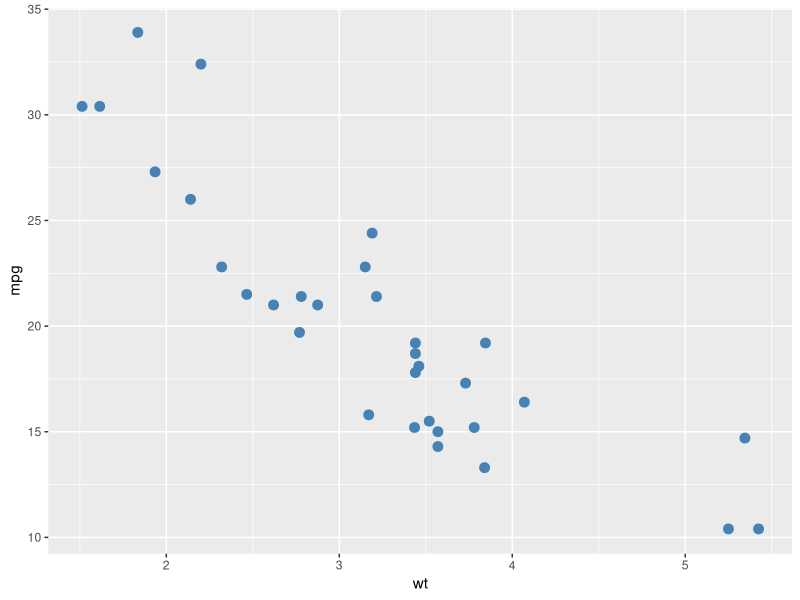
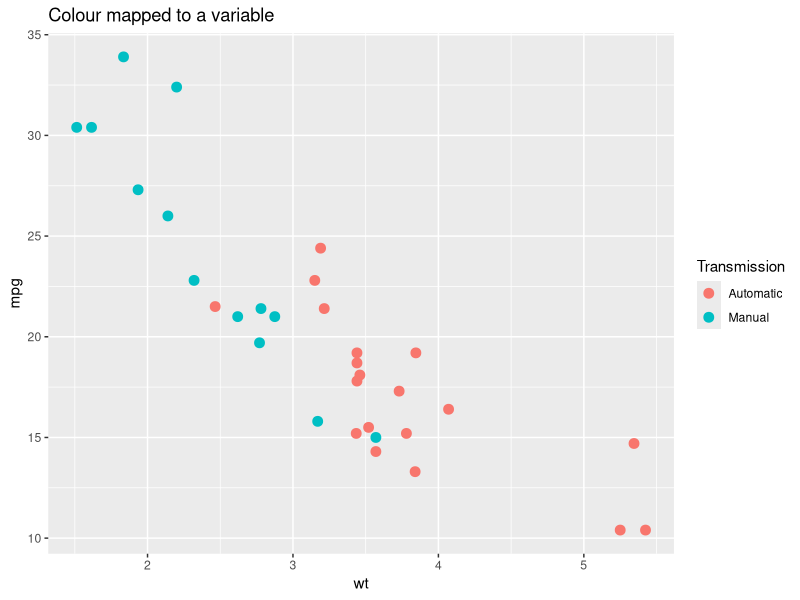
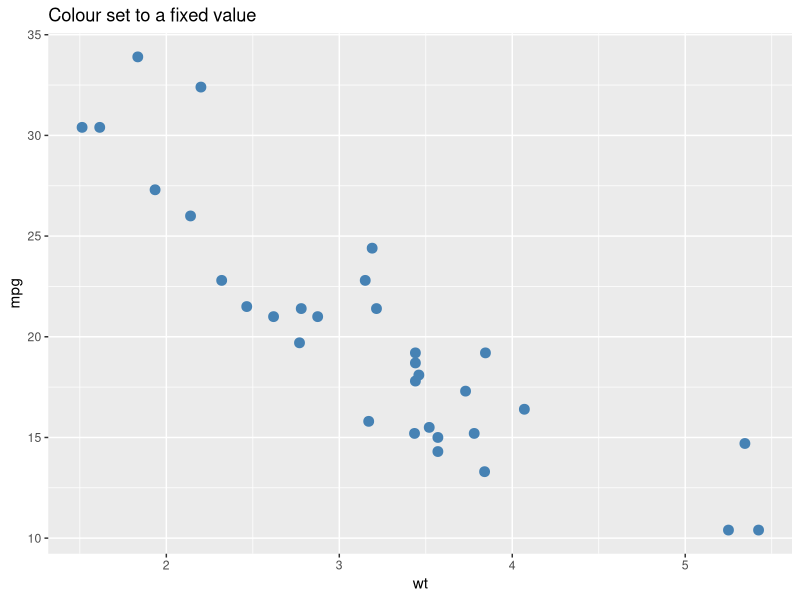
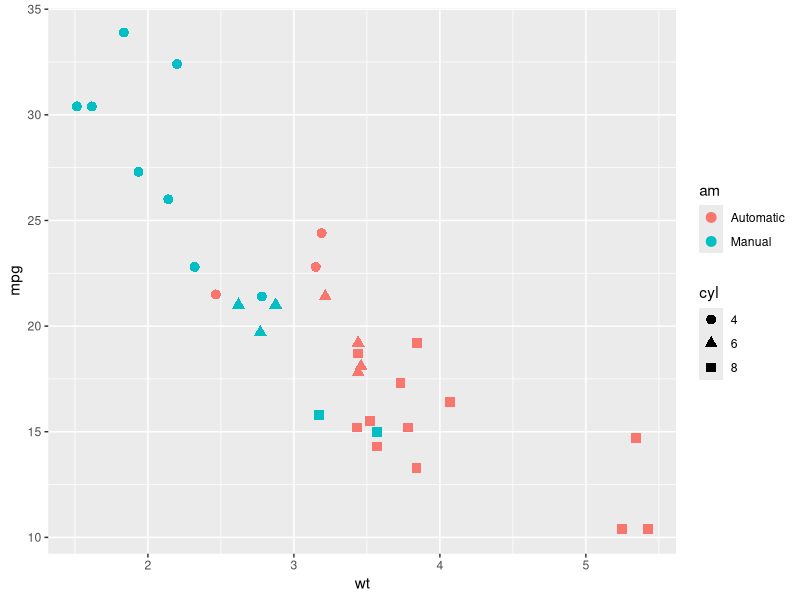
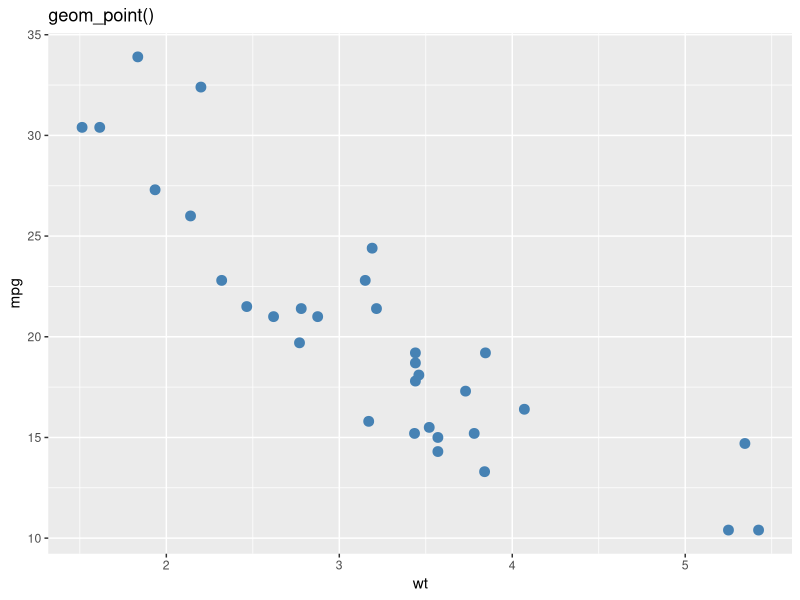
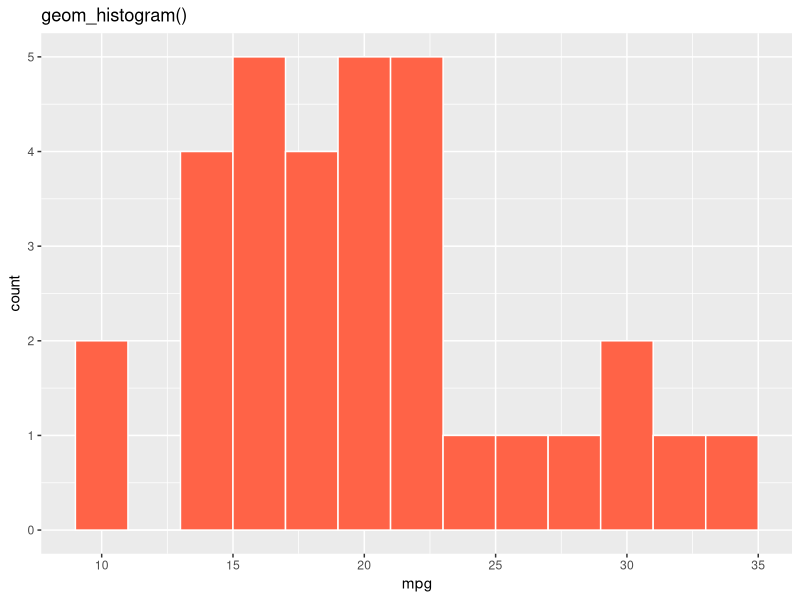
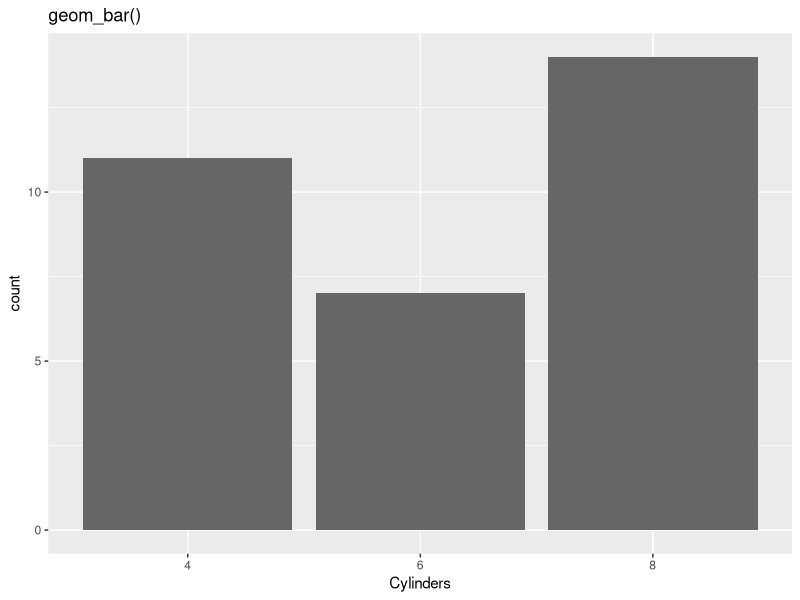
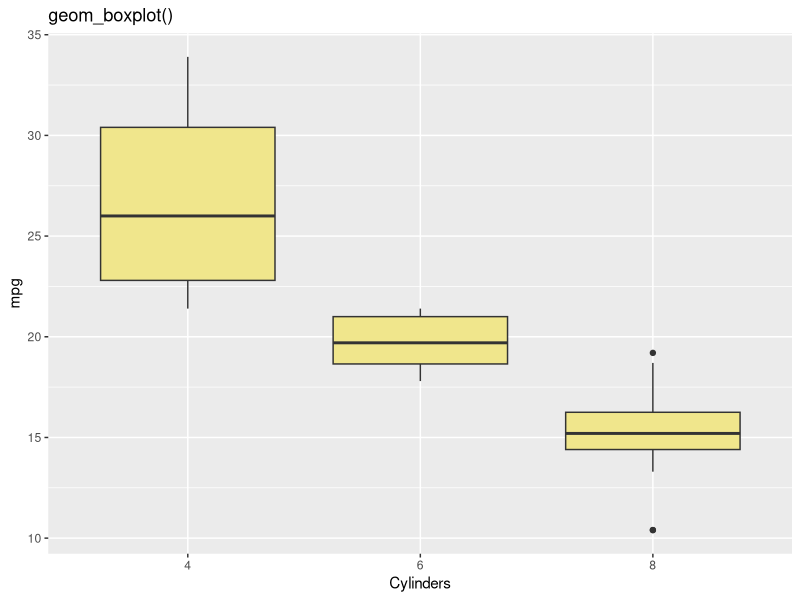

R code for these plots, in order:
## ---- chunk 1
library(knitr)
library(ggplot2)
library(dplyr)
library(patchwork)
library(tibble)

opts_chunk$set(echo = TRUE, message = FALSE, warning = FALSE)

cars <- mtcars %>%
  rownames_to_column(var = "car") %>%
  mutate(
    cyl = factor(cyl),
    gear = factor(gear),
    am = factor(am, levels = c(0, 1), labels = c("Automatic", "Manual"))
  )
## ---- chunk 2
glimpse(cars)
## ---- chunk 3
ggplot(cars, aes(x = wt, y = mpg)) +
  geom_point(size = 3, color = "steelblue")
## ---- chunk 4
mapped_plot <- ggplot(cars, aes(x = wt, y = mpg, color = am)) +
  geom_point(size = 3) +
  labs(title = "Colour mapped to a variable", color = "Transmission")

set_plot <- ggplot(cars, aes(x = wt, y = mpg)) +
  geom_point(size = 3, color = "steelblue") +
  labs(title = "Colour set to a fixed value")

mapped_plot
set_plot
## ---- chunk 5
ggplot(cars, aes(x = wt, y = mpg, color = am, shape = cyl)) +
  geom_point(size = 3)
## ---- chunk 6
# Build the plot here.
## ---- chunk 7
scatter_geom <- ggplot(cars, aes(x = wt, y = mpg)) +
  geom_point(color = "steelblue", size = 3) +
  labs(title = "geom_point()")

hist_geom <- ggplot(cars, aes(x = mpg)) +
  geom_histogram(binwidth = 2, fill = "tomato", color = "white") +
  labs(title = "geom_histogram()")

bar_geom <- ggplot(cars, aes(x = cyl)) +
  geom_bar(fill = "grey40") +
  labs(title = "geom_bar()", x = "Cylinders")

box_geom <- ggplot(cars, aes(x = cyl, y = mpg)) +
  geom_boxplot(fill = "khaki") +
  labs(title = "geom_boxplot()", x = "Cylinders")

scatter_geom
hist_geom
bar_geom
box_geom
## ---- chunk 8
ggplot(cars, aes(x = cyl, y = mpg, fill = cyl)) +
  geom_boxplot(alpha = 0.5, outlier.shape = NA) +
  geom_jitter(width = 0.15, alpha = 0.75, size = 2) +
  labs(x = "Cylinders", y = "Miles per gallon", fill = "Cylinders")
## ---- chunk 9
ggplot(cars, aes(x = wt, y = mpg)) +
  geom_point(aes(color = am), size = 3) +
  geom_smooth(method = "lm", se = FALSE, color = "black", linewidth = 0.8) +
  geom_text(
    data = cars %>% filter(mpg > 30 | wt > 5),
    aes(label = car),
    check_overlap = TRUE,
    nudge_y = 1,
    size = 3
  ) +
  labs(color = "Transmission")
## ---- chunk 10
# Build the layered plot here.
## ---- chunk 11
numeric_default <- ggplot(cars, aes(x = hp, y = mpg)) +
  geom_point(size = 3, color = "grey40") +
  labs(title = "Default numeric scales")

numeric_scaled <- ggplot(cars, aes(x = hp, y = mpg)) +
  geom_point(size = 3, color = "grey40") +
  scale_x_continuous(breaks = seq(50, 350, by = 50)) +
  scale_y_continuous(breaks = seq(10, 35, by = 5)) +
  labs(title = "Custom numeric breaks")

numeric_default
numeric_scaled
## ---- chunk 12
default_order_plot <- ggplot(cars, aes(x = factor(cyl), y = mpg)) +
  geom_boxplot(fill = "grey80") +
  labs(title = "Default order", x = "Cylinders")

reordered_plot <- ggplot(cars, aes(x = reorder(factor(cyl), mpg, median), y = mpg)) +
  geom_boxplot(fill = "tomato") +
  labs(title = "Reordered by median mpg", x = "Cylinders")

default_order_plot
reordered_plot
## ---- chunk 13
color_scale_plot <- ggplot(cars, aes(x = wt, y = mpg, color = hp)) +
  geom_point(size = 4) +
  scale_color_gradient(low = "skyblue", high = "firebrick") +
  labs(title = "Continuous colour scale", color = "Horsepower")

mean_mpg_by_cyl_gear <- cars %>%
  group_by(cyl, gear) %>%
  summarise(mean_mpg = mean(mpg), .groups = "drop")

fill_scale_plot <- ggplot(mean_mpg_by_cyl_gear, aes(x = cyl, y = gear, fill = mean_mpg)) +
  geom_tile(color = "white", linewidth = 0.8) +
  geom_text(aes(label = round(mean_mpg, 1)), color = "white", fontface = "bold") +
  scale_fill_gradient(low = "khaki1", high = "darkgreen") +
  labs(
    title = "Continuous fill scale",
    x = "Cylinders",
    y = "Gears",
    fill = "Mean mpg"
  )

color_scale_plot
fill_scale_plot
## ---- chunk 14
styled_plot <- ggplot(cars, aes(x = wt, y = mpg, color = am)) +
  geom_point(size = 3) +
  labs(
    title = "Heavier cars tend to have lower fuel efficiency",
    subtitle = "Transmission highlights one part of the pattern in mtcars",
    x = "Weight (1000 lb)",
    y = "Miles per gallon",
    color = "Transmission"
  ) +
  theme_minimal(base_size = 12) +
  theme(legend.position = "top")

styled_plot
## ---- chunk 15
dashboard_plot <- (styled_plot / (reordered_plot | fill_scale_plot)) +
  plot_annotation(
    title = "Three views of the mtcars dataset",
    subtitle = "Scatter plot, reordered box plot, and summary heatmap",
    caption = "Data source: mtcars"
  ) +
  plot_layout(guides = "collect")

dashboard_plot
## ---- chunk 16
png_file <- tempfile("mtcars-plot-", fileext = ".png")
pdf_file <- tempfile("mtcars-plot-", fileext = ".pdf")

ggsave(filename = png_file, plot = styled_plot, width = 8, height = 5, dpi = 300)
ggsave(filename = pdf_file, plot = styled_plot, width = 8, height = 5)

png_file
pdf_file
## ---- chunk 17
# Build your final figure here.
